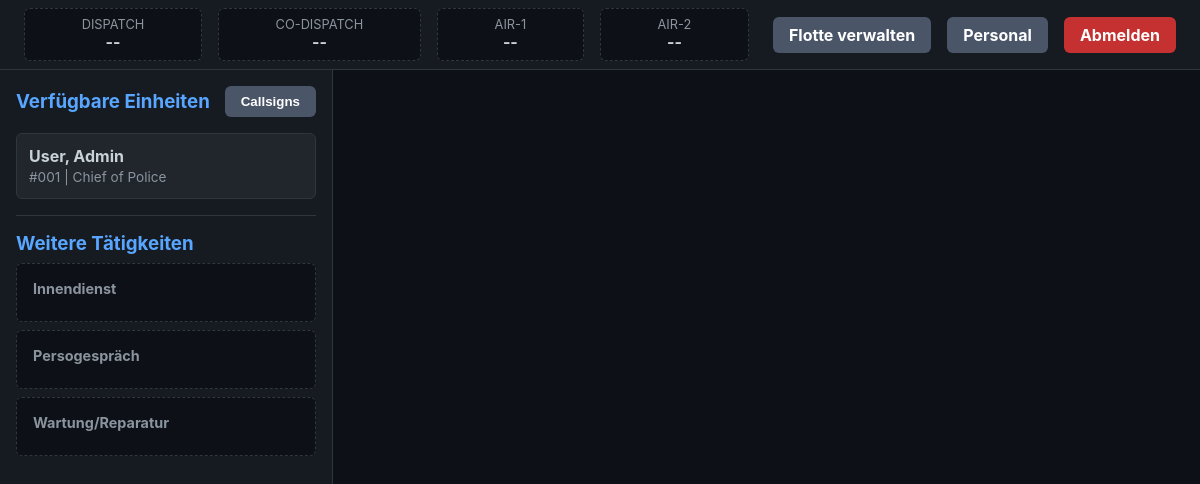
Screenshot of /index.php?page=dispatch (signed in) with the database file from the repository.
### tables this page shows
CREATE TABLE `officers` (
  `id` INT NOT NULL AUTO_INCREMENT,
  `organization_id` INT NOT NULL,
  `badgeNumber` VARCHAR(20) NOT NULL,
  `firstName` VARCHAR(50) NOT NULL,
  `lastName` VARCHAR(50) NOT NULL,
  `display_name` VARCHAR(100) DEFAULT NULL,
  `phoneNumber` VARCHAR(50) DEFAULT NULL,
  `gender` ENUM('male', 'female') NOT NULL,
  `rank` VARCHAR(50) NOT NULL,
  `totalHours` INT NOT NULL DEFAULT 0,
  `isActive` BOOLEAN NOT NULL DEFAULT TRUE,
  `last_assignment_time` TIMESTAMP NULL DEFAULT CURRENT_TIMESTAMP,
  PRIMARY KEY (`id`),
  UNIQUE KEY `org_badge` (`organization_id`, `badgeNumber`),
  FOREIGN KEY (`organization_id`) REFERENCES `organizations`(`id`) ON DELETE CASCADE
);

### src/Database.php (called while the page is built, shortened)
<?php
class Database {
    private static $instance = null;
    private $conn;
    private $host = DB_HOST;
    private $db_name = DB_NAME;
    private $username = DB_USER;
    private $password = DB_PASS;
    private $charset = DB_CHARSET;
    private function __construct() {
        $dsn = "mysql:host={$this->host};dbname={$this->db_name};charset={$this->charset}";
        $options = [
            PDO::ATTR_ERRMODE            => PDO::ERRMODE_EXCEPTION,
            PDO::ATTR_DEFAULT_FETCH_MODE => PDO::FETCH_ASSOC,
            PDO::ATTR_EMULATE_PREPARES   => false,
        ];
        try {
            $this->conn = new PDO($dsn, $this->username, $this->password, $options);
        } catch (PDOException $e) {
            die("Database connection failed: " . $e->getMessage());
        }
    }
    public static function getInstance() {
        if (self::$instance == null) {
            self::$instance = new Database();
        }
        return self::$instance;
    }
    public function getConnection() {
        return $this->conn;
    }
}
?>

### src/Officer.php (called while the page is built, shortened)
<?php
require_once __DIR__ . '/Database.php';
class Officer {
    private $db;
    private $organization_id;
    public function __construct() {
        $this->db = Database::getInstance()->getConnection();
        if (isset($_SESSION['organization_id'])) {
            $this->organization_id = $_SESSION['organization_id'];
        } else {
            die("Fehler: Organisations-ID nicht gefunden. Bitte neu anmelden.");
        }
    }
    public function getAll() {
        try {
            $stmt = $this->db->prepare("SELECT * FROM officers WHERE organization_id = ? ORDER BY lastName, firstName");
            $stmt->execute([$this->organization_id]);
            return $stmt->fetchAll(PDO::FETCH_ASSOC);
        } catch (PDOException $e) {
            error_log("Error fetching officers: " . $e->getMessage());
            return [];
        }
    }
}
?>

### pages/dispatch.php (the view, shortened to what this page needs)
<?php
require_once BASE_PATH . '/src/Officer.php';
$officerModel = new Officer();
$availableOfficers = $officerModel->getAll();
?>
<!DOCTYPE html>
<html lang="de">
<head>
    <link rel="stylesheet" href="public/css/style.css">
    <link rel="stylesheet" href="public/css/dispatch.css">
</head>
<body class="dispatch-body">
    <header class="dispatch-header">
        <div class="header-role-container">
            <div class="header-role" data-role-name="dispatch">
                <span class="role-title">DISPATCH</span>
                <span class="role-officer">--</span>
            </div>
            <div class="header-role" data-role-name="co-dispatch">
                <span class="role-title">CO-DISPATCH</span>
                <span class="role-officer">--</span>
            </div>
            <div class="header-role" data-role-name="air1">
                <span class="role-title">AIR-1</span>
                <span class="role-officer">--</span>
            </div>
            <div class="header-role" data-role-name="air2">
                <span class="role-title">AIR-2</span>
                <span class="role-officer">--</span>
            </div>
        </div>
        <div class="header-actions">
            <a href="index.php?page=fleet_management" class="button button-secondary">Flotte verwalten</a>
            <a href="index.php?page=hr" class="button button-secondary">Personal</a>
            <a href="index.php?page=logout" class="button button-danger">Abmelden</a>
        </div>
    </header>
    <div class="dispatch-main-content">
        <aside class="dispatch-sidebar">
            <div class="sidebar-header">
                <h3>Verfügbare Einheiten</h3>
                <button id="open-callsign-modal" class="button button-secondary">Callsigns</button>
            </div>
            <div id="officer-list">
                <?php foreach ($availableOfficers as $officer): ?>
                    <div class="officer-card" draggable="true" data-officer-id="<?php echo $officer['id']; ?>">
                        <strong><?php echo htmlspecialchars($officer['lastName'] . ', ' . $officer['firstName']); ?></strong>
                        <span>#<?php echo htmlspecialchars($officer['badgeNumber']); ?> | <?php echo htmlspecialchars($officer['rank']); ?></span>
                    </div>
                <?php endforeach; ?>
            </div>
            <div class="sidebar-divider"></div>
            <h3>Weitere Tätigkeiten</h3>
            <div id="activity-zones">
                <div class="activity-zone" data-activity-name="Innendienst">
                    <h4>Innendienst</h4>
                </div>
                <div class="activity-zone" data-activity-name="Persogespräch">
                    <h4>Persogespräch</h4>
                </div>
                 <div class="activity-zone" data-activity-name="Wartung/Reparatur">
                    <h4>Wartung/Reparatur</h4>
                </div>
            </div>
        </aside>
        <main class="dispatch-grid-container">
        </main>
    </div>
</body>
</html>

### public/css/style.css (style rules this page uses)
body { background-color: #1a202c; color: #e2e8f0; font-family: -apple-system, BlinkMacSystemFont, "Segoe UI", Roboto, "Helvetica Neue", Arial, "Noto Sans", sans-serif, "Apple Color Emoji", "Segoe UI Emoji", "Segoe UI Symbol", "Noto Color Emoji"; margin: 0; padding: 0; display: flex; min-height: 100vh; }
.button, button { display: inline-block; padding: 0.5rem 1rem; background-color: #3182ce; color: white; font-weight: bold; text-decoration: none; border: none; border-radius: 0.375rem; cursor: pointer; transition: background-color 0.2s; }
.button-danger { background-color: #c53030; }
.button-secondary { background-color: #4a5568; }

### public/css/dispatch.css (style rules this page uses)
.dispatch-body { background-color: #0d1117; display: flex; flex-direction: column; height: 100vh; overflow: hidden; }
.dispatch-header { background-color: #161b22; padding: 0.5rem 1.5rem; border-bottom: 1px solid #30363d; display: flex; align-items: center; gap: 1.5rem; flex-shrink: 0; }
.dispatch-header .header-role-container { display: flex; gap: 1rem; flex-grow: 1; }
.dispatch-header .header-role { background-color: #0d1117; border: 1px dashed #30363d; border-radius: 6px; padding: 0.5rem 1rem; flex-grow: 1; text-align: center; transition: all 0.2s; }
.header-role .role-title { font-size: 0.8rem; color: #8b949e; display: block; }
.header-role .role-officer { font-weight: bold; color: #c9d1d9; display: block; }
.dispatch-header .header-actions { margin-left: auto; display: flex; gap: 1rem; }
.dispatch-main-content { display: flex; flex-grow: 1; overflow: hidden; }
.dispatch-sidebar { width: 300px; background-color: #161b22; border-right: 1px solid #30363d; padding: 1rem; overflow-y: auto; flex-shrink: 0; }
.dispatch-sidebar .sidebar-header { display: flex; justify-content: space-between; align-items: center; margin-bottom: 1rem; }
.dispatch-sidebar h3 { margin-top: 0; margin-bottom: 0; color: #58a6ff; padding-bottom: 0; border-bottom: none; }
#officer-list .officer-card { background-color: #21262d; padding: 0.75rem; border-radius: 6px; margin-bottom: 0.5rem; border: 1px solid #30363d; cursor: grab; transition: background-color 0.2s, border-color 0.2s; }
.officer-card strong { display: block; color: #c9d1d9; }
.officer-card span { font-size: 0.85rem; color: #8b949e; }
.dispatch-grid-container { flex-grow: 1; padding: 1rem; overflow-y: auto; }
.sidebar-divider { height: 1px; background-color: #30363d; margin: 1rem 0; }
.activity-zone { background-color: #0d1117; border: 1px dashed #30363d; border-radius: 6px; padding: 1rem; margin-top: 0.5rem; transition: all 0.2s; }
.activity-zone h4 { margin: 0 0 0.5rem 0; color: #8b949e; font-size: 0.9rem; }

### rows the page displays
officers: lastName+firstName "User, Admin", badgeNumber "001", rank "Chief of Police"
